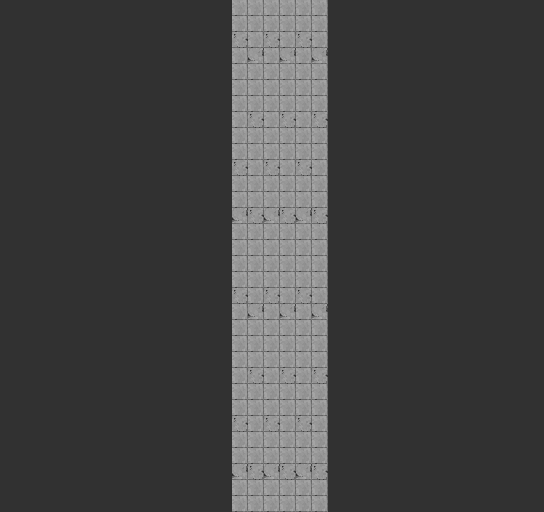

A level layout from a 2D game, rendered from its tile map. Below: a short description, then the map file with tile-grid data replaced by summaries:
An orthogonal 68x64 tile map with 8x8 px tiles, 1 tile layer (Tile Layer 1), 2 tilesets and 3 objects (door).

<map version="1.0" tiledversion="2017.09.13" orientation="orthogonal" renderorder="right-down" width="68" height="64" tilewidth="8" tileheight="8" infinite="0" backgroundcolor="#313131" nextobjectid="5">
 <properties>
  <property name="BgEffects" value="BgClouds" />
  <property name="ClampCamera" type="bool" value="true" />
 </properties>
 <tileset firstgid="1" source="dungeon_tiles.tsx" />
 <tileset firstgid="4097" source="tilesheet_1.tsx" />
 <layer name="Tile Layer 1" width="68" height="64">
  <data>[4352 cells, 768 non-empty, 12 distinct tile ids]</data>
 </layer>
 <objectgroup name="Entities">
  <object id="1" type="door" x="230" y="-10" width="103" height="9.33333">
   <properties>
    <property name="location" value="Dungeon_Room_2" />
    <property name="tx" type="float" value="-1" />
    <property name="ty" type="float" value="507" />
   </properties>
  </object>
 </objectgroup>
 <objectgroup name="Solids">
  <object id="3" x="200" y="-8" width="32" height="520" />
  <object id="4" x="328" y="-8" width="32" height="520" />
 </objectgroup>
</map>
